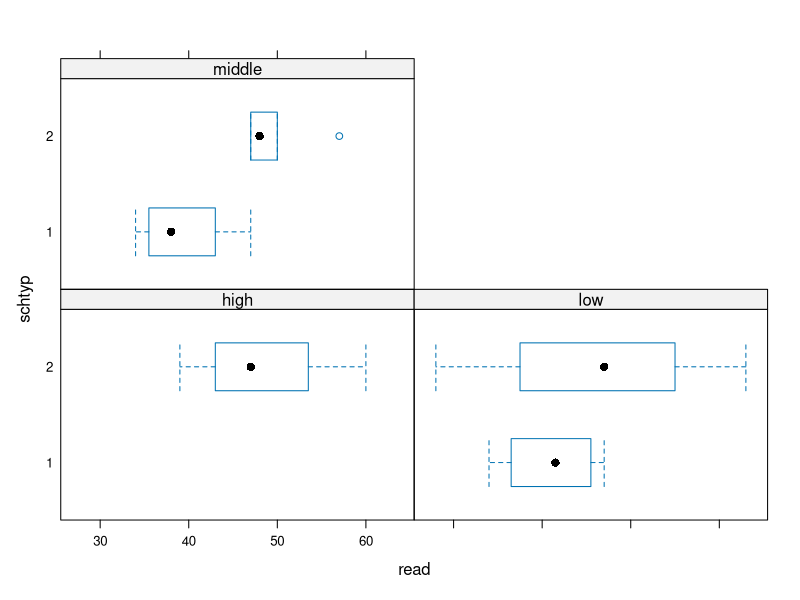
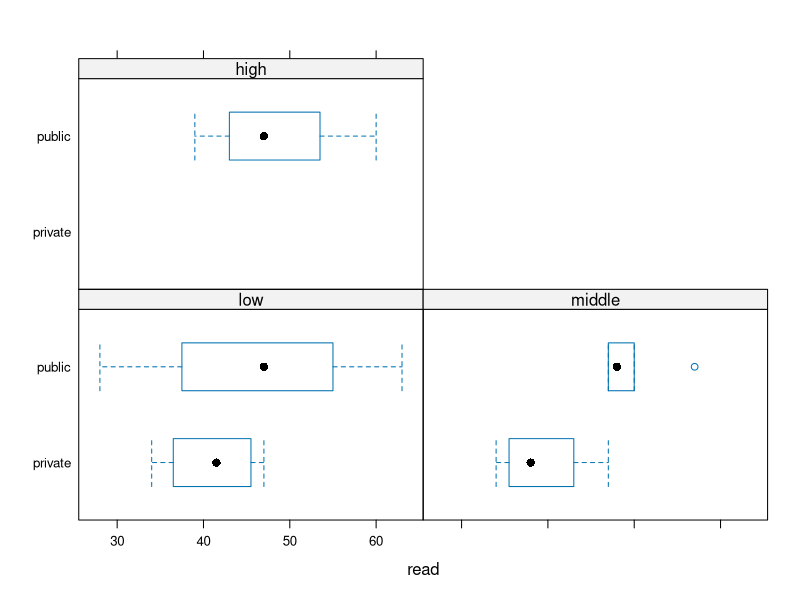

Generate these figures, in order, with R:
## Handling Variables

# Creating factor variable
set.seed(124)
schtyp <- sample(0:1, 20, replace = TRUE)
schtyp

is.factor(schtyp)

is.numeric(schtyp)

# Creating a factor
schtyp.f <- factor(schtyp, labels = c("private", "public"))
schtyp.f

is.factor(schtyp.f)


# Generating 'string' variable

ses <- c("low", "middle", "low", "low", "low", "low", "middle", "low", "middle",
         "middle", "middle", "middle", "middle", "high", "high", "low", "middle",
         "middle", "low", "high")
is.factor(ses)
is.character(ses)

# To fix order use 'levels'

ses.f <- factor(ses, levels = c("low", "middle", "high"))
is.factor(ses.f)
levels(ses.f)


## Creating ordered factor variables

ses.order <- ordered(ses, levels = c("low", "middle", "high"))
ses
ses.order

is.factor(ses.order)

## Adding and dropping levels in factor variables

ses.f[21] <- "very.high"
ses.f

ses.f <- factor(ses.f, levels = c(levels(ses.f), "very.high"))
ses.f[21] <- "very.high"
ses.f

levels(ses.f)

ses.f.new <- ses.f[ses.f != "very.high"]
ses.f.new

ses.f.new <- factor(ses.f.new)
ses.f.new

levels(ses.f.new)


## Example:
ses.f <- ses.f.new
read <- c(34, 39, 63, 44, 47, 47, 57, 39, 48, 47, 34, 37, 47, 47, 39, 47,
          47, 50, 28, 60)
combo <- data.frame(schtyp, schtyp.f, ses, ses.f, read)
table(ses, schtyp)

table(ses.f, schtyp.f)

library(lattice)
bwplot(schtyp ~ read | ses, data = combo, layout = c(2, 2))

bwplot(schtyp.f ~ read | ses.f, data = combo, layout = c(2, 2))




















